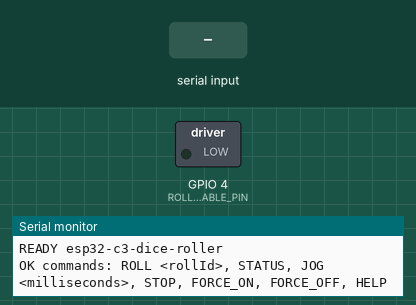
This sketch was run on a simulated ESP32-C3. Parts: switched loads named in the sketch (green lamp = pin HIGH), the last lines printed to the serial monitor. The inputs (shaded band) are chosen by the test bench. Random numbers use the default seed unless the sketch sets one.

Above: at 1.4 s.
1.5 s: "ROLL 1\n" received over Serial
At 2.4 s:
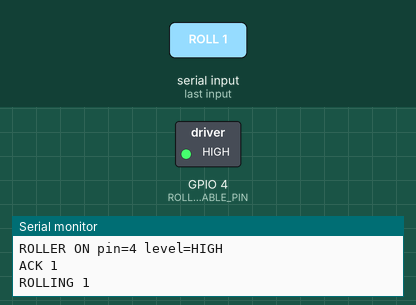
5.7 s: "JOG 1\n" received over Serial
Timing chart, 0 to 8.7 s (numbered marks = the images above; inputs shaded):
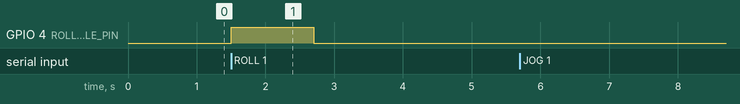

Measured:
- after the input at 1.5 s, GPIO 4 (ROLLER_ENABLE_PIN): LOW → HIGH at once, → LOW 1.2 s later

The sketch:

esp32-c3-dice-roller.ino
```cpp
/*
  ESP32-C3 Bubble Craps dice roller test firmware.

  Protocol over USB serial at 115200 baud:

    PC -> ESP32:
      ROLL <rollId>
      STATUS
      JOG <milliseconds>
      STOP
      FORCE_ON
      FORCE_OFF
      HELP

    ESP32 -> PC:
      ACK <rollId>
      ROLLING <rollId>
      RESULT <rollId> <die1> <die2>
      ERROR <rollId> <message>
      STATUS <state>

  This sketch is intended for bench testing the physical roller actuator.
  It returns simulated dice values after the motor run and settle delay.
  In production, a trusted local gateway should combine this roller command
  with webcam-based dice recognition and send the real result to the backend.

  GPIO 4 is used to drive the optocoupler input for the roller circuit.
  Do not drive a motor, solenoid, or relay coil directly from a GPIO pin.
*/

#include <Arduino.h>
#include <esp_random.h>

// Pin map. GPIO 4 drives the optocoupler input.
static constexpr int ROLLER_ENABLE_PIN = 4;

// Most optocoupler input modules trigger when the GPIO is HIGH. If your
// roller turns on at boot or behaves inverted, change this to false.
static constexpr bool ROLLER_ACTIVE_HIGH = true;

// Set to -1 if your board LED pin is unknown or unavailable.
static constexpr int STATUS_LED_PIN = -1;
static constexpr bool STATUS_LED_ACTIVE_HIGH = true;

// Timing. Tune these for your mechanical roller.
static constexpr uint32_t SERIAL_BAUD = 115200;
static constexpr uint32_t ROLL_MOTOR_MS = 1200;
static constexpr uint32_t DICE_SETTLE_MS = 1500;
static constexpr uint32_t MAX_JOG_MS = 5000;
static constexpr uint32_t IDLE_HEARTBEAT_MS = 5000;
static constexpr size_t MAX_ROLL_ID_LEN = 64;

enum class MachineState {
  Idle,
  RollingMotor,
  Settling,
  Jogging
};

MachineState state = MachineState::Idle;
String activeRollId;
uint32_t phaseEndsAt = 0;
uint32_t nextHeartbeatAt = 0;
String inputLine;
bool serialReady = false;

bool timeReached(uint32_t now, uint32_t target) {
  return static_cast<int32_t>(now - target) >= 0;
}

void writeOutputPin(int pin, bool active, bool activeHigh) {
  if (pin < 0) {
    return;
  }

  digitalWrite(pin, active == activeHigh ? HIGH : LOW);
}

void setRoller(bool active) {
  writeOutputPin(ROLLER_ENABLE_PIN, active, ROLLER_ACTIVE_HIGH);
  writeOutputPin(STATUS_LED_PIN, active, STATUS_LED_ACTIVE_HIGH);

  if (!serialReady) {
    return;
  }

  Serial.print("ROLLER ");
  Serial.print(active ? "ON" : "OFF");
  Serial.print(" pin=");
  Serial.print(ROLLER_ENABLE_PIN);
  Serial.print(" level=");
  Serial.println(active == ROLLER_ACTIVE_HIGH ? "HIGH" : "LOW");
}

const char* stateName() {
  switch (state) {
    case MachineState::Idle:
      return "IDLE";
    case MachineState::RollingMotor:
      return "ROLLING";
    case MachineState::Settling:
      return "SETTLING";
    case MachineState::Jogging:
      return "JOGGING";
  }

  return "UNKNOWN";
}

void printStatus() {
  Serial.print("STATUS ");
  Serial.print(stateName());
  if (activeRollId.length() > 0) {
    Serial.print(" ");
    Serial.print(activeRollId);
  }
  Serial.println();
}

void printHelp() {
  Serial.println("OK commands: ROLL <rollId>, STATUS, JOG <milliseconds>, STOP, FORCE_ON, FORCE_OFF, HELP");
}

bool isValidToken(const String& token) {
  if (token.length() == 0 || token.length() > MAX_ROLL_ID_LEN) {
    return false;
  }

  for (size_t i = 0; i < token.length(); i += 1) {
    char c = token.charAt(i);
    if (c <= ' ' || c == 127) {
      return false;
    }
  }

  return true;
}

void printError(const String& rollId, const char* message) {
  Serial.print("ERROR ");
  Serial.print(rollId.length() > 0 ? rollId : "-");
  Serial.print(" ");
  Serial.println(message);
}

int randomDie() {
  return 1 + static_cast<int>(esp_random() % 6);
}

void startRoll(const String& rollId) {
  if (!isValidToken(rollId)) {
    printError(rollId, "invalid-roll-id");
    return;
  }

  if (state != MachineState::Idle) {
    printError(rollId, "busy");
    return;
  }

  activeRollId = rollId;
  state = MachineState::RollingMotor;
  phaseEndsAt = millis() + ROLL_MOTOR_MS;
  setRoller(true);

  Serial.print("ACK ");
  Serial.println(activeRollId);
  Serial.print("ROLLING ");
  Serial.println(activeRollId);
}

void startJog(uint32_t durationMs) {
  if (durationMs == 0 || durationMs > MAX_JOG_MS) {
    Serial.println("ERROR - invalid-jog-duration");
    return;
  }

  if (state != MachineState::Idle) {
    Serial.println("ERROR - busy");
    return;
  }

  activeRollId = "JOG";
  state = MachineState::Jogging;
  phaseEndsAt = millis() + durationMs;
  setRoller(true);

  Serial.println("ACK JOG");
  Serial.println("ROLLING JOG");
}

void stopMachine(const char* reason) {
  setRoller(false);

  if (state != MachineState::Idle) {
    Serial.print("ERROR ");
    Serial.print(activeRollId.length() > 0 ? activeRollId : "-");
    Serial.print(" ");
    Serial.println(reason);
  }

  state = MachineState::Idle;
  activeRollId = "";
  phaseEndsAt = 0;
}

void completeRoll() {
  int die1 = randomDie();
  int die2 = randomDie();

  Serial.print("RESULT ");
  Serial.print(activeRollId);
  Serial.print(" ");
  Serial.print(die1);
  Serial.print(" ");
  Serial.println(die2);

  state = MachineState::Idle;
  activeRollId = "";
  phaseEndsAt = 0;
}

void updateMachine() {
  uint32_t now = millis();

  if (state == MachineState::Idle && timeReached(now, nextHeartbeatAt)) {
    Serial.println("STATUS IDLE");
    nextHeartbeatAt = now + IDLE_HEARTBEAT_MS;
  }

  if (state == MachineState::RollingMotor && timeReached(now, phaseEndsAt)) {
    setRoller(false);
    state = MachineState::Settling;
    phaseEndsAt = now + DICE_SETTLE_MS;
    return;
  }

  if (state == MachineState::Settling && timeReached(now, phaseEndsAt)) {
    completeRoll();
    return;
  }

  if (state == MachineState::Jogging && timeReached(now, phaseEndsAt)) {
    setRoller(false);
    Serial.println("DONE JOG");
    state = MachineState::Idle;
    activeRollId = "";
    phaseEndsAt = 0;
  }
}

void handleLine(String line) {
  line.trim();
  if (line.length() == 0) {
    return;
  }

  int spaceIndex = line.indexOf(' ');
  String command = spaceIndex >= 0 ? line.substring(0, spaceIndex) : line;
  String argument = spaceIndex >= 0 ? line.substring(spaceIndex + 1) : "";
  command.toUpperCase();
  argument.trim();

  if (command == "ROLL") {
    startRoll(argument);
    return;
  }

  if (command == "STATUS") {
    printStatus();
    return;
  }

  if (command == "JOG") {
    startJog(static_cast<uint32_t>(argument.toInt()));
    return;
  }

  if (command == "STOP") {
    stopMachine("stopped");
    return;
  }

  if (command == "FORCE_ON") {
    state = MachineState::Idle;
    activeRollId = "";
    phaseEndsAt = 0;
    setRoller(true);
    Serial.println("ACK FORCE_ON");
    return;
  }

  if (command == "FORCE_OFF") {
    state = MachineState::Idle;
    activeRollId = "";
    phaseEndsAt = 0;
    setRoller(false);
    Serial.println("ACK FORCE_OFF");
    return;
  }

  if (command == "HELP") {
    printHelp();
    return;
  }

  Serial.print("ERROR - unknown-command ");
  Serial.println(command);
}

void readSerial() {
  while (Serial.available() > 0) {
    char c = static_cast<char>(Serial.read());

    if (c == '\r') {
      continue;
    }

    if (c == '\n') {
      handleLine(inputLine);
      inputLine = "";
      continue;
    }

    if (inputLine.length() < 160) {
      inputLine += c;
    } else {
      inputLine = "";
      Serial.println("ERROR - line-too-long");
    }
  }
}

void setup() {
  pinMode(ROLLER_ENABLE_PIN, OUTPUT);
  if (STATUS_LED_PIN >= 0) {
    pinMode(STATUS_LED_PIN, OUTPUT);
  }

  setRoller(false);

  Serial.begin(SERIAL_BAUD);
  serialReady = true;
  delay(250);
  Serial.println("READY esp32-c3-dice-roller");
  printHelp();
  nextHeartbeatAt = millis() + IDLE_HEARTBEAT_MS;
}

void loop() {
  readSerial();
  updateMachine();
}
```
